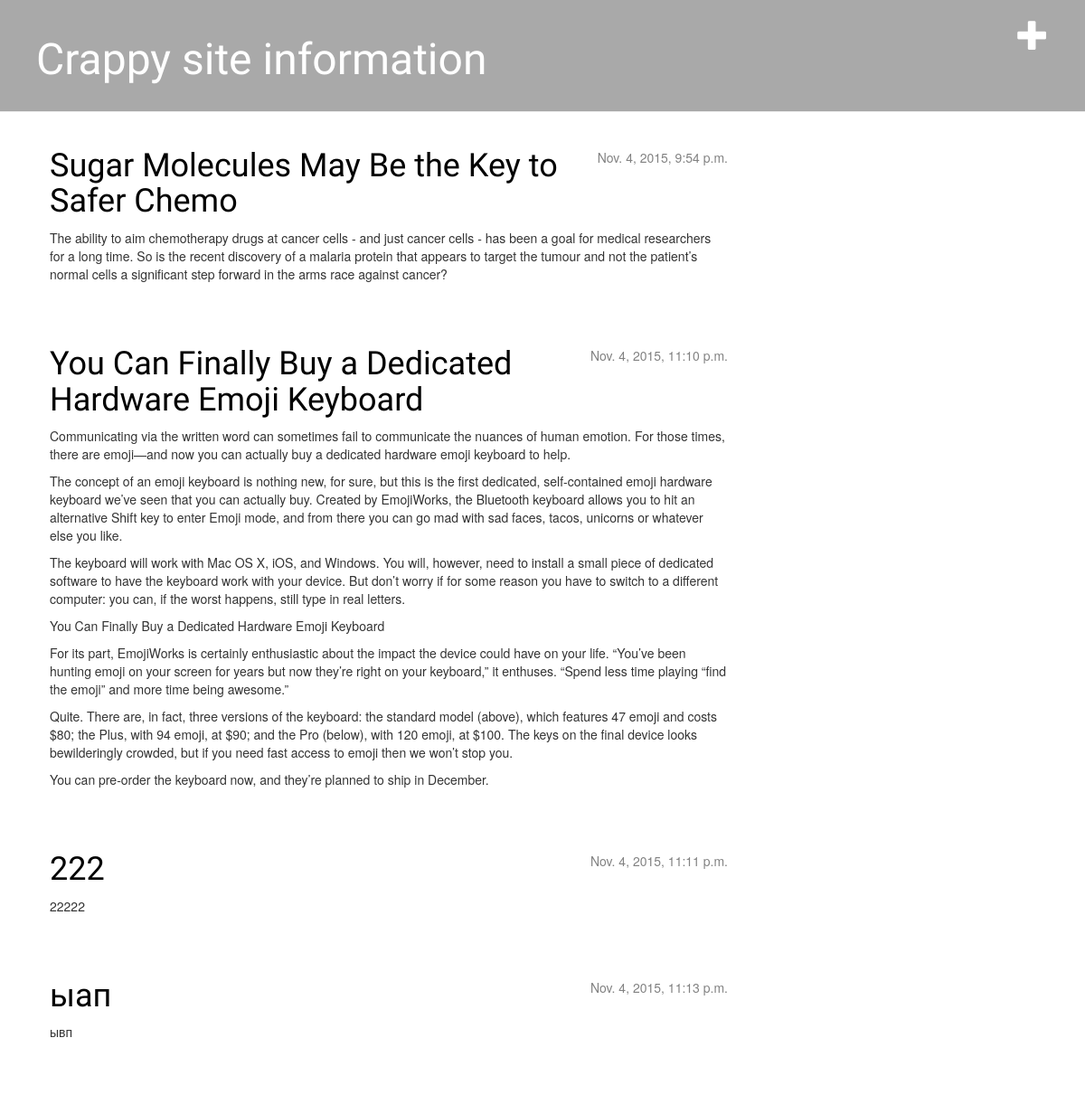
The page /blog/ on the database as committed earlier.
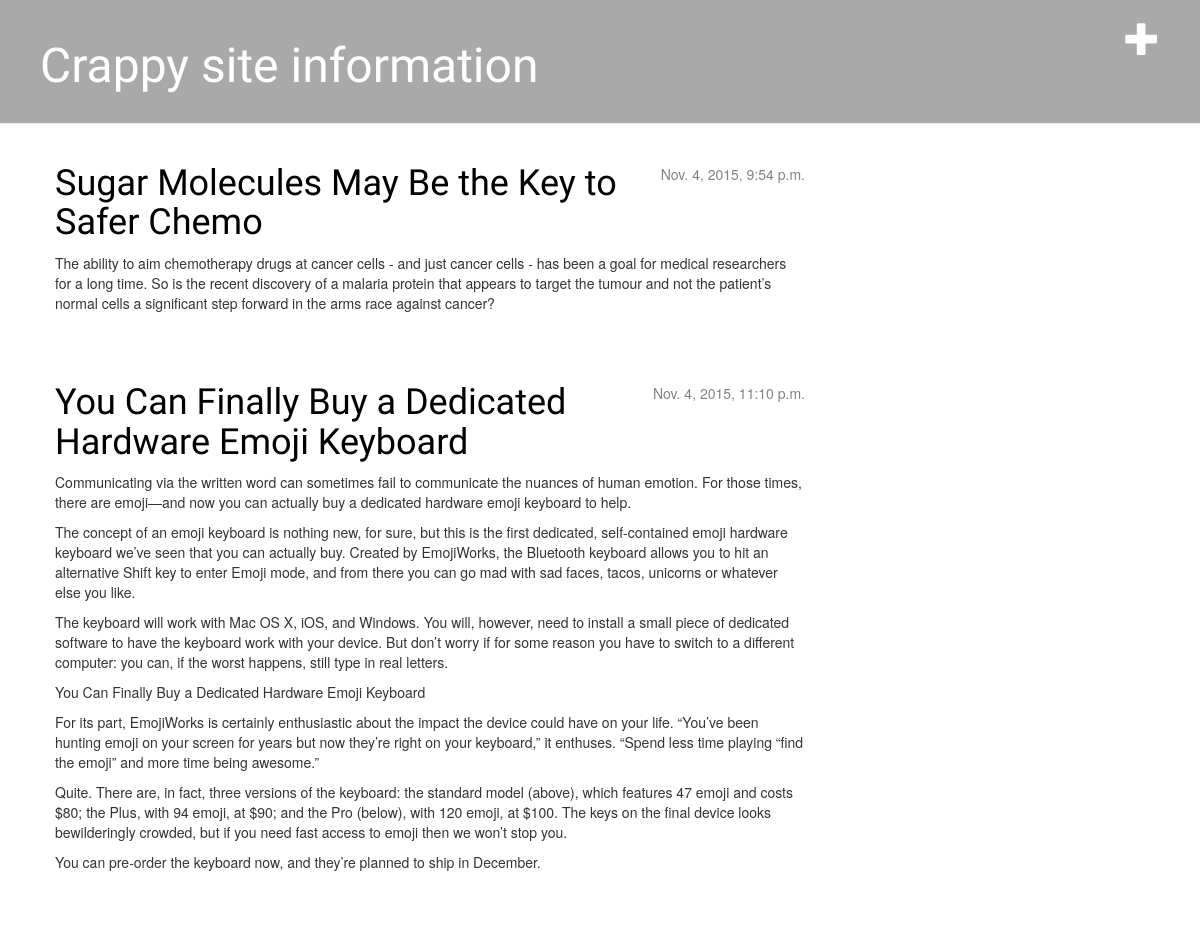
The same page on the database as committed later.
### blog/models.py (models this page shows, shortened)
class Post(models.Model):
    author = models.ForeignKey('auth.User')
    title = models.CharField(max_length=200)
    text = models.TextField()
    created_date = models.DateTimeField(
            default=timezone.now)
    published_date = models.DateTimeField(
            blank=True, null=True)

### blog/views.py (the view)
# urls.py: url(r'^blog/$', views.post_list, name='post_list'),
def post_list(request):
    posts = Post.objects.filter(published_date__lte=timezone.now()).order_by('published_date')
    return render(request, 'blog/post_list.html', {'posts': posts})

### blog/templates/blog/post_list.html
 {% extends "blog/base.html" %}
    {% block content %}
        {% for post in posts %}
            <div class="post">
                <div class="date">
                    {{ post.published_date }}
                </div>
                <h1><a href="{% url "post_detail" pk=post.pk %}">{{ post.title }}</a></h1>
                <p>{{ post.text|linebreaks }}</p>
            </div>
        {% endfor %}
    {% endblock content %}

### blog/templates/blog/base.html (shortened to what this page needs)
{% load staticfiles %}
    <html>
        <head>
            <link rel="stylesheet" href="//maxcdn.bootstrapcdn.com/bootstrap/3.2.0/css/bootstrap.min.css">
            <link rel="stylesheet" href="//maxcdn.bootstrapcdn.com/bootstrap/3.2.0/css/bootstrap-theme.min.css">
            <link rel="stylesheet" href="{% static "css/blog.css" %}">
        </head>
        <body>
            <div class="page-header">
                <a href="{% url "blog.views.post_new" %}" class="top-menu"><span class="glyphicon glyphicon-plus"></span></a>
                <h1><a href="/">Crappy site information</a></h1>
            </div>
            <div class="content container">
                <div class="row">
                    <div class="col-md-8">
                        {% block content %}
                        {% endblock %}
                    </div>
                </div>
            </div>
        </body>
    </html>

### blog/static/css/blog.css (style rules this page uses)
.page-header { background-color: #A9A9A9; margin-top: 0; padding: 20px 20px 20px 40px; }
.page-header h1, .page-header h1 a, .page-header h1 a:visited, .page-header h1 a:active { color: #ffffff; font-size: 36pt; text-decoration: none; }
.content { margin-left: 40px; }
h1, h2, h3, h4 { font-family: 'Lobster', cursive; }
.date { float: right; color: #828282; }
.top-menu, .top-menu:hover, .top-menu:visited { color: #ffffff; float: right; font-size: 26pt; margin-right: 20px; }
.post { margin-bottom: 70px; }
.post h1 a, .post h1 a:visited { color: #000000; }

Rows that differ between the two databases and show on the page:
removed Post: published_date "Nov. 4, 2015, 11:11 p.m.", title "222", text "22222"
removed Post: published_date "Nov. 4, 2015, 11:13 p.m.", title "ыап", text "ывп"
